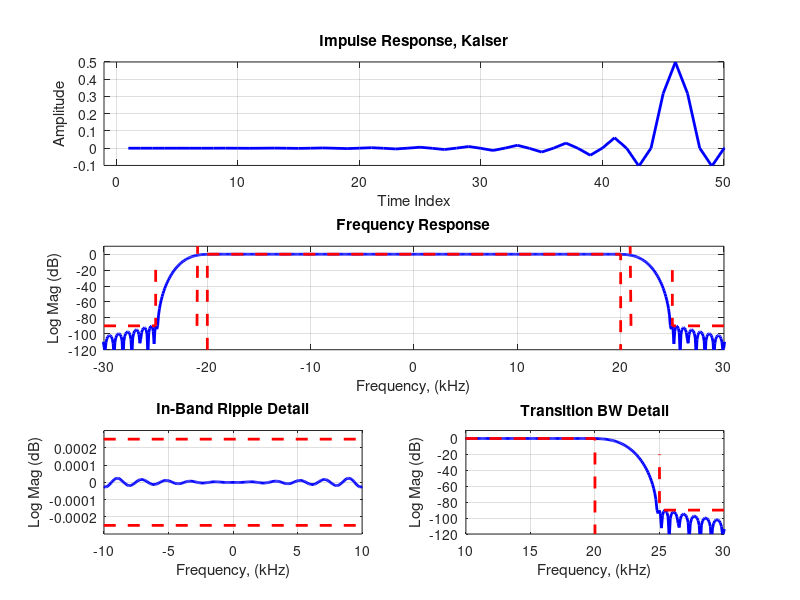

This figure's MATLAB source:
fs = 88.2;
f1 = 20;
f2 = 24;
A_dB = 90;
Beta = A_dB/10; %if A_dB < 40 dB have to reduce Beta
N=(fs/(f2-f1))*(A_dB/22); 
M = floor((fs/(f2-f1))*A_dB/22); %For windowed design, A_dB/22

if rem(M,2)==0 %we want M to be an odd integer 
    M=M+1;  
end

MM=(M-1)/2; %Compute end points of array interval, MM
phi=2*pi*(-MM:MM)*(f1+f2)/(2*fs); %compute phase argument of sinc filter
 
h=sin(phi)./phi; %unscaled sinc filter h
h(MM+1)=1; %correct failed 0/0 computation
h0=h.*kaiser(2*MM+1,Beta)'; %Apply window to obtain Stopband Ripple
h1=h0*(f2+f1)/fs; %Scale filter gain f0/fs

figure(201)
subplot(3,1,1)
plot(h1,'b','linewidth',2)
grid on
axis([-1 50 -0.1 0.5])
title('Impulse Response, Kaiser')
xlabel('Time Index')
ylabel('Amplitude')

fh=fftshift(20*log10(abs(fft(h1,1024))));

subplot(3,1,2)
plot([-0.5:1/1024:0.5-1/1024]*fs,fh,'b','linewidth',2)
hold on
plot([-20 -20 +20 +20],[-200 0 0 -200],'--r','linewidth',2) %box 
plot([-30 -25 -25],[-90 -90 -10],'--r','linewidth',2) %left L 
plot([+30 +25 +25],[-90 -90 -20],'--r','linewidth',2) %right L
plot([21 21 -3],[-90 -90 30000],'--r','linewidth',2)
plot([-21 -21 -3],[-90 -90 30000],'--r','linewidth',2)
hold off
grid on
axis([-30 +30 -120 10])
title('Frequency Response')
xlabel('Frequency, (kHz)')
ylabel('Log Mag (dB)')

subplot(3,2,5)
plot([-0.5:1/1024:0.5-1/1024]*fs,fh,'b','linewidth',2)
hold on
plot([-20 -20 20 20],[-0.1 -0.00025 -0.00025 -0.1],'--r','linewidth',2) %first box is the length, second is the position, [ | _ _ | ] 
plot([-20 -20 20 20],[+0.1 +0.00025 +0.00025 +0.1],'--r','linewidth',2)
hold off
grid on
axis([-10 +10 -0.0003 0.0003])
title('In-Band Ripple Detail')
xlabel('Frequency, (kHz)')
ylabel('Log Mag (dB)')

subplot(3,2,6)
plot([-0.5:1/1024:0.5-1/1024]*fs,fh,'b','linewidth',2)
hold on
plot([-20 -20 +20 +20],[-200 0 0 -200],'--r','linewidth',2) %box 
plot([+30 +25 +25],[-90 -90 -20],'--r','linewidth',2) %right L
hold off
grid on
axis([10 +30 -120 10])
title('Transition BW Detail')
xlabel('Frequency, (kHz)')
ylabel('Log Mag (dB)')
